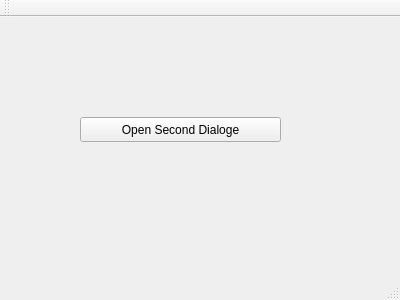
<?xml version="1.0" encoding="UTF-8"?>
<ui version="4.0">
 <class>MainWindow</class>
 <widget class="QMainWindow" name="MainWindow">
  <property name="geometry">
   <rect>
    <x>0</x>
    <y>0</y>
    <width>400</width>
    <height>300</height>
   </rect>
  </property>
  <property name="windowTitle">
   <string>MainWindow</string>
  </property>
  <widget class="QWidget" name="centralWidget">
   <widget class="QPushButton" name="pushButton">
    <property name="geometry">
     <rect>
      <x>80</x>
      <y>100</y>
      <width>201</width>
      <height>25</height>
     </rect>
    </property>
    <property name="text">
     <string>Open Second Dialoge</string>
    </property>
   </widget>
  </widget>
  <widget class="QMenuBar" name="menuBar">
   <property name="geometry">
    <rect>
     <x>0</x>
     <y>0</y>
     <width>400</width>
     <height>22</height>
    </rect>
   </property>
  </widget>
  <widget class="QToolBar" name="mainToolBar">
   <attribute name="toolBarArea">
    <enum>TopToolBarArea</enum>
   </attribute>
   <attribute name="toolBarBreak">
    <bool>false</bool>
   </attribute>
  </widget>
  <widget class="QStatusBar" name="statusBar"/>
 </widget>
 <layoutdefault spacing="6" margin="11"/>
 <resources/>
 <connections/>
</ui>
